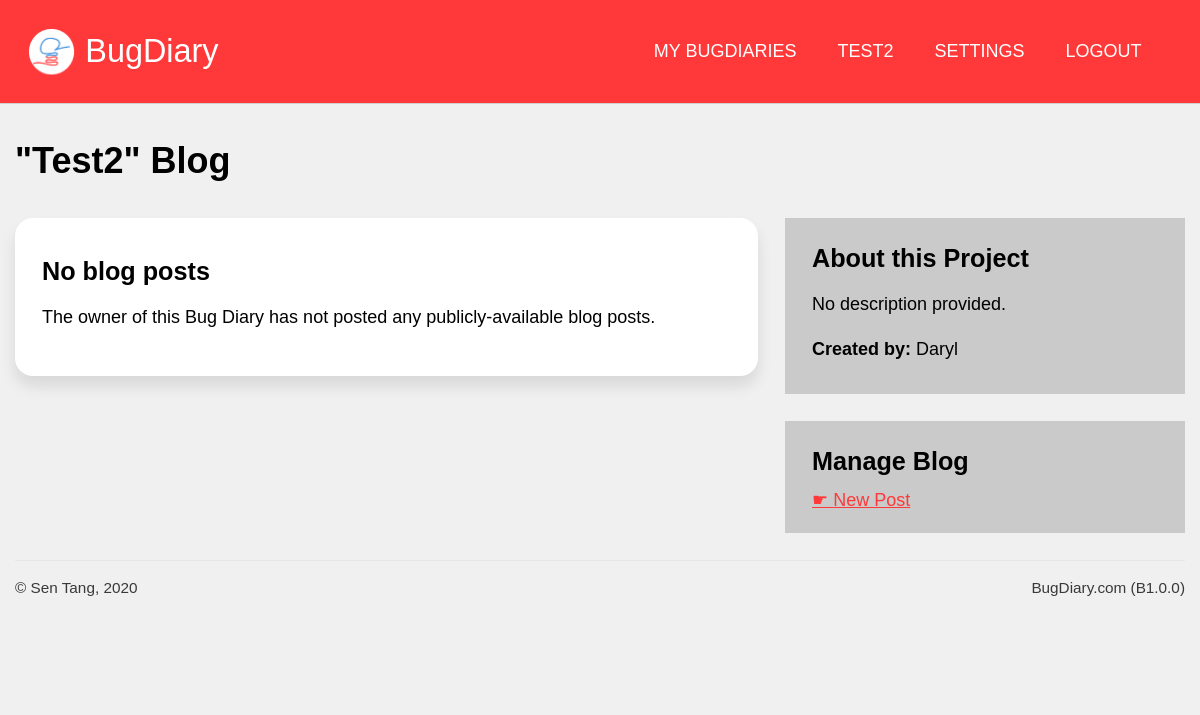
The page /projects/blog/HuvRyV2J2dMRFYpoUJ3huz (signed in) on the database its author committed.
### application/models.py (models this page shows, shortened)
class Projects(db.Model):
    id  = db.Column(db.Integer, primary_key = True, nullable = False)
    url = db.Column(db.String(22), index = True, unique = True, nullable = False)
    name = db.Column(db.String(100), nullable = False)
    description = db.Column(db.Text, nullable = False)
    creation_date = db.Column(db.DateTime, index = True, nullable = False)
    expiry_date = db.Column(db.DateTime, index = True, nullable = False)
    status = db.Column(db.String(10), nullable = False)
    access_code = db.Column(db.String(50), nullable = True)
    last_activity = db.Column(db.DateTime(), default = dt.datetime.now())
    memo = db.Column(db.String(500), default = "Post a memo here!")
    owner = db.Column(db.Integer, db.ForeignKey('users.id')) #linked
    bugs = db.relationship('Bugs', backref = 'containing_project', cascade = "all,delete")
    locations = db.relationship('Project_bug_locations', backref = 'locations_in', cascade = "all,delete")
    types = db.relationship('Project_bug_types', backref = 'types_in', cascade = "all,delete")
    settings = db.relationship('Project_settings', backref = 'settings_for', cascade = "all,delete", uselist = False)
    blog_posts = db.relationship('Blog_posts', backref= 'post_target', cascade = "all,delete")

class Users(db.Model, UserMixin):
    id = db.Column(db.Integer, primary_key = True, nullable = False)
    display_name = db.Column(db.String(200), nullable = False)
    email = db.Column(db.String(200), index = True, unique = True, nullable = False)
    password = db.Column(db.String(200), nullable = False)
    bio = db.Column(db.Text, nullable = False)
    last_login = db.Column(db.DateTime, nullable = False)
    account_type = db.Column(db.Integer, db.ForeignKey('account_types.id'), default = 1)
    owned_projects = db.relationship('Projects', backref="project_owner")
    comments = db.relationship('Bug_comments', backref="comment_author")
    blog_posts = db.relationship('Blog_posts', backref="post_author")
    collab_projects = db.relationship('Projects', secondary = users_to_projects, backref = db.backref("collaborators", lazy = 'dynamic'), lazy='dynamic')

### application/projects/views.py (the view)
@projects.route('/blog/<string:project_url>')
def blog(project_url):
    target_project = Projects.query.filter_by(url = project_url).first()
    if current_user.is_authenticated and (current_user in target_project.collaborators):
        blog_posts = Blog_posts.query.filter_by(project = target_project.id).order_by(Blog_posts.id.desc())
    else:
        blog_posts = Blog_posts.query.filter_by(project = target_project.id).filter_by(visibility = 1).order_by(Blog_posts.id.desc())
    return render_template('blog.html', blog_posts = blog_posts if blog_posts.count() != 0 else None, project = target_project)

### application/models.py (called while the page is built)
@login_manager.user_loader
def load_user(user_id):
    return Users.query.get(user_id)

### application/projects/templates/projects/blog.html (shortened to what this page needs)
{% extends 'confined.html' %}
{% import 'macros.html' as macros %}
{% block custom_nav %}
{% if current_user.is_authenticated and current_user in project.collaborators %}
{{ macros.project_nav(project) }}
{% else %}
    <a href="{{ url_for('projects.report', project_url = project.url) }}">REPORT</a>
    {% if project.settings.ext_url != "" %}
    <a href="{{ project.settings.ext_url }}">BACK TO {{ project.name }}</a>
    {% endif %}
{% endif %}
{% endblock %}
{% block main %}
<h1>"{{project.name}}" Blog</h1>
<div class="main-aside">
    <main>
        {% if blog_posts != None %}
            {% for post in blog_posts %}
            <div class="bg-white rounded shadowed block">
                <h3>{{ post.title }}</h3>
                {{post.content|safe}}
                <div>
                    <hr>
                    Posted by {{post.post_author.display_name}} on {{post.date}}
                    <br>
                    {% if current_user.is_authenticated and current_user in project.collaborators %}
                    <a href="{{url_for('projects.edit_post', post_url = post.permalink)}}" class="rounded shadowed button-secondary">Edit</a>
                    {% endif %}
                </div>
            </div>
            {% endfor %}
        {% else %}
            <div class="bg-white rounded shadowed block">
                <h3>No blog posts</h3>
                <p>
                    The owner of this Bug Diary has not posted any publicly-available blog posts.
                </p>
            </div>
        {% endif %}
    </main>
    <aside>
        <div class="sidebar-block bg-gray">
            <h3>About this Project</h3>
            <p>
                {% if project.description != "" %}
                {{ project.description }}
                {% else %}
                No description provided.
                {% endif %}
            </p>
            <p>
                <b>Created by:</b> {{project.project_owner.display_name}}
            </p>
        </div>
        {% if current_user.is_authenticated and current_user in project.collaborators %}
        <div class="sidebar-block bg-gray">
            <h3>Manage Blog</h3>
            <a class="navigation" href="{{ url_for('projects.new_post', project_url = project.url) }}">New Post</a>
        </div>
        {% endif %}
    </aside>
</div>
{% endblock %}

### application/templates/macros.html (shortened to what this page needs)
{% macro project_nav(project) %}
<a href="{{ url_for('users.dashboard') }}">My BugDiaries</a>
<a href="{{ url_for('projects.dashboard', project_url = project.url) }}">{{project.name}}</a>
<a href="{{ url_for('projects.settings', project_url = project.url) }}">Settings</a>
<a href="{{ url_for('users.logout') }}">Logout</a>
{% endmacro %}

### application/static/css/unilay5.css (style rules this page uses)
body { font-size: 18px; font-family: sans-serif; color: #000; margin: 0; padding: 0; background-color: #f0f0f0; }
header nav a, header #navigation a { text-transform: uppercase; display: inline-block; color: #eeeeee; text-decoration: none; padding: 0 1em; font-family: "Trebuchet MS", Helvetica, sans-serif; }
p { line-height: 150%; }
a:link, a:visited { color: #ff3939; }
a.navigation { display: block; margin: 0.5em 0; }
a.navigation:before { content: "☛ "; }
h2, h3, h4, h5 { margin: 0.5em 0; }
h1 { color: inherit; font-size: 2em; margin: 1em 0; }
h3 { color: inherit; font-size: 1.4em; }
.block { padding: 1.5em; margin-bottom: 1.5em; }
.sidebar-block { padding: 0.75em 1.5em; margin-bottom: 1.5em; }
.aside-main, .main-aside { display: grid; grid-gap: 1.5em; }
.aside-main main, .main-aside main { grid-area: main; }
.aside-main aside, .main-aside aside { grid-area: aside; }
.main-aside { grid-template-areas: "main aside"; grid-template-columns: auto 400px; }
.rounded { border-radius: 1em 1em 1em 1em; -moz-border-radius: 1em 1em 1em 1em; -webkit-border-radius: 1em 1em 1em 1em; }
.shadowed { -webkit-box-shadow: 0px 10px 15px 0px rgba(0, 0, 0, 0.1); -moz-box-shadow: 0px 10px 15px 0px rgba(0, 0, 0, 0.1); box-shadow: 0px 10px 15px 0px rgba(0, 0, 0, 0.1); }
.bg-white { background-color: #fff; }
.bg-gray { background-color: #cacaca; }

### rows shown on the page
Projects: name "TEST2", name "Test2"
Users: project_owner.display_name "Daryl"

### other values the page prints
{{ version }} "B1.0.0"
